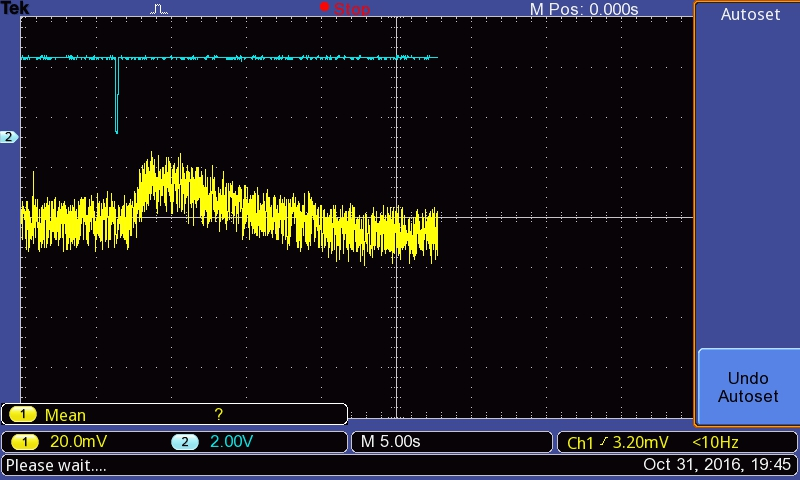
#> input picture ipy_notebooks/20161031/ALL0010/F0010TEK.JPG, 800 x 480 px
$ jupyter execute skyMapRenamer.ipynb
#> lines starting #> are read from the running program, lines starting #| are printed output that depends on the picture
[cell 1]
import PIL.Image
import easygui
import glob

[cell 2]
trans=dict(ft=[0,90],bk=[1,-90],rt=[2,0],lf=[3,180],up=[4,0],dn=[5,180])
trans

[cell 3]
dirPath=easygui.diropenbox()
#> the answer given: 20161031/ALL0010
fileList=glob.glob(dirPath+'/*.tga')
for fn in fileList:
    ori=fn.split('/')[-1].split('.tga')[0].split('_')[-1]
    fn.split('.tga')
    PIL.Image.open(fn).rotate(trans[ori][1]).save(fn.split('.tga')[0][:-2]+str(trans[ori][0])+'.tga')

[cell 4]
fn=easygui.fileopenbox(filetypes=['*.tga'])
#> the answer given: 20161031/ALL0010/F0010TEK.JPG

[cell 5]
im=PIL.Image.open(fn)
#> im is the input picture: PIL image 800x480 RGB; mean R, G, B 34.3, 33.5, 42.9

[cell 6]
im=im.rotate(90)
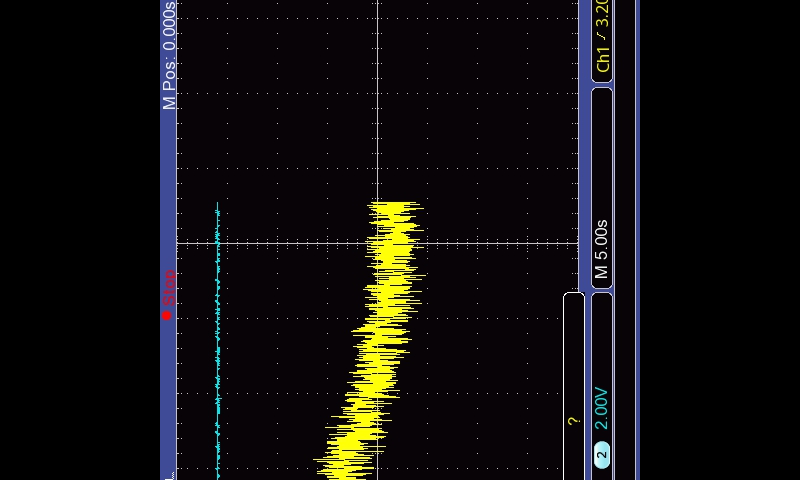
#> im: PIL image 800x480 RGB; mean R, G, B 15.7, 13.8, 13.9
